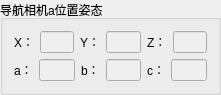
      <widget class="QGroupBox" name="groupBox_10">
       <property name="geometry">
        <rect>
         <x>9</x>
         <y>260</y>
         <width>221</width>
         <height>88</height>
        </rect>
       </property>
       <property name="title">
        <string>导航相机a位置姿态</string>
       </property>
       <layout class="QGridLayout" name="gridLayout_15">
        <item row="0" column="0">
         <layout class="QVBoxLayout" name="verticalLayout_13">
          <item>
           <layout class="QHBoxLayout" name="horizontalLayout_48">
            <item>
             <layout class="QHBoxLayout" name="horizontalLayout_49">
              <item>
               <widget class="QLabel" name="label_26">
                <property name="text">
                 <string>X：</string>
                </property>
               </widget>
              </item>
              <item>
               <widget class="QLineEdit" name="navigation1X">
                <property name="enabled">
                 <bool>false</bool>
                </property>
                <property name="readOnly">
                 <bool>true</bool>
                </property>
               </widget>
              </item>
             </layout>
            </item>
            <item>
             <layout class="QHBoxLayout" name="horizontalLayout_50">
              <item>
               <widget class="QLabel" name="label_44">
                <property name="text">
                 <string>Y：</string>
                </property>
               </widget>
              </item>
              <item>
               <widget class="QLineEdit" name="navigation1Y">
                <property name="enabled">
                 <bool>false</bool>
                </property>
                <property name="readOnly">
                 <bool>true</bool>
                </property>
               </widget>
              </item>
             </layout>
            </item>
            <item>
             <layout class="QHBoxLayout" name="horizontalLayout_51">
              <item>
               <widget class="QLabel" name="label_45">
                <property name="text">
                 <string>Z：</string>
                </property>
               </widget>
              </item>
              <item>
               <widget class="QLineEdit" name="navigation1Z">
                <property name="enabled">
                 <bool>false</bool>
                </property>
                <property name="autoFillBackground">
                 <bool>false</bool>
                </property>
                <property name="readOnly">
                 <bool>true</bool>
                </property>
               </widget>
              </item>
             </layout>
            </item>
           </layout>
          </item>
          <item>
           <layout class="QHBoxLayout" name="horizontalLayout_52">
            <item>
             <layout class="QHBoxLayout" name="horizontalLayout_53">
              <item>
               <widget class="QLabel" name="label_46">
                <property name="text">
                 <string>a：</string>
                </property>
               </widget>
              </item>
              <item>
               <widget class="QLineEdit" name="navigation1roll">
                <property name="enabled">
                 <bool>false</bool>
                </property>
                <property name="readOnly">
                 <bool>true</bool>
                </property>
               </widget>
              </item>
             </layout>
            </item>
            <item>
             <layout class="QHBoxLayout" name="horizontalLayout_54">
              <item>
               <widget class="QLabel" name="label_47">
                <property name="text">
                 <string>b：</string>
                </property>
               </widget>
              </item>
              <item>
               <widget class="QLineEdit" name="navigation1pitch">
                <property name="enabled">
                 <bool>false</bool>
                </property>
                <property name="readOnly">
                 <bool>true</bool>
                </property>
               </widget>
              </item>
             </layout>
            </item>
            <item>
             <layout class="QHBoxLayout" name="horizontalLayout_55">
              <item>
               <widget class="QLabel" name="label_48">
                <property name="text">
                 <string>c：</string>
                </property>
               </widget>
              </item>
              <item>
               <widget class="QLineEdit" name="navigation1yaw">
                <property name="enabled">
                 <bool>false</bool>
                </property>
                <property name="readOnly">
                 <bool>true</bool>
                </property>
               </widget>
              </item>
             </layout>
            </item>
           </layout>
          </item>
         </layout>
        </item>
       </layout>
      </widget>
